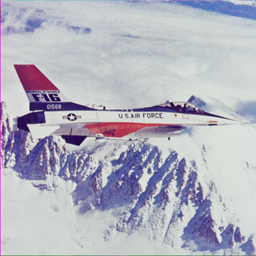
#> input picture 4.2.05.tiff, 256 x 256 px, shrunk from 512 x 512 before the run
$ python sop1enhance.py
#> lines starting #> are read from the running program, lines starting #| are printed output that depends on the picture
# ============================================================
# SOP1 Enhanced (2x2) – CIELAB Fast K-Means Visualization
# [ Original Image ] [ Quantized (Lab K-Means) ]
# [ CIELAB Sphere  ] [ Lab Palette Swatch     ]
# ============================================================

from PIL import Image
import numpy as np
import matplotlib.pyplot as plt
from mpl_toolkits.mplot3d import Axes3D  # noqa: F401
from skimage.color import rgb2lab, lab2rgb
import random

# ---------------- PARAMETERS ----------------
IMAGE_PATH = "4.2.05.tiff"
K = 8
MAX_ITER = 10
SEED = 1
SAMPLE_POINTS = 5000

# ---------------- HELPERS ----------------

def make_swatch_image(palette, swatch_height=70, swatch_width_per_color=50):
    w = swatch_width_per_color * len(palette)
    h = swatch_height
    img = Image.new("RGB", (w, h))
    for i, c in enumerate(palette):
        for x in range(i * swatch_width_per_color, (i + 1) * swatch_width_per_color):
            for y in range(h):
                img.putpixel((x, y), c)
    return img

def rgb_list_to_lab_array(pixels):
    arr = np.array(pixels, dtype=np.float32) / 255.0
    return rgb2lab(arr.reshape(-1, 1, 3)).reshape(-1, 3)

# ---------------- LAB K-MEANS ----------------

def kmeans_lab(pixels_rgb, K, max_iter=10, seed=None):
    rng = np.random.RandomState(seed)

    pixels_lab = rgb_list_to_lab_array(pixels_rgb)
    N = len(pixels_lab)
    K = min(K, N)

    centroids = pixels_lab[rng.choice(N, K, replace=False)].copy()
    mse_history = []

    for it in range(max_iter):
        clusters = [[] for _ in range(K)]
        mse = 0.0

        for p in pixels_lab:
            dists = np.sum((centroids - p) ** 2, axis=1)
            idx = int(np.argmin(dists))
            clusters[idx].append(p)
            mse += dists[idx]

        mse /= N
        mse_history.append(mse)
        print(f"[Lab] Iter {it}: MSE_Lab = {mse:.2f}")

        for k in range(K):
            if clusters[k]:
                centroids[k] = np.mean(clusters[k], axis=0)

    rgb_centroids = lab2rgb(centroids.reshape(-1, 1, 3)).reshape(-1, 3)
    rgb_centroids = np.clip(rgb_centroids * 255, 0, 255).astype(np.uint8)
    palette_rgb = [tuple(c) for c in rgb_centroids]

    return palette_rgb, centroids, mse_history

# ---------------- LAB QUANTIZATION ----------------

def quantize_image_lab(img, centroids_lab, palette_rgb):
    arr_rgb = np.array(img, dtype=np.float32) / 255.0
    lab_img = rgb2lab(arr_rgb)

    out = np.zeros_like(arr_rgb)
    for y in range(arr_rgb.shape[0]):
        for x in range(arr_rgb.shape[1]):
            dists = np.sum((centroids_lab - lab_img[y, x]) ** 2, axis=1)
            out[y, x] = np.array(palette_rgb[np.argmin(dists)]) / 255.0

    return Image.fromarray(np.clip(out * 255, 0, 255).astype(np.uint8))

# ---------------- LAB SPHERE PLOT ----------------

def plot_lab_sphere(ax, pixels_rgb, title):
    pts = np.array(pixels_rgb)
    if len(pts) > SAMPLE_POINTS:
        pts = pts[np.random.choice(len(pts), SAMPLE_POINTS, replace=False)]

    lab = rgb2lab((pts / 255.0).reshape(-1, 1, 3)).reshape(-1, 3)
    L, a, b = lab[:, 0], lab[:, 1], lab[:, 2]

    ax.set_xlim(-128, 128)
    ax.set_ylim(-128, 128)
    ax.set_zlim(0, 100)

    ax.set_xlabel("a* (green ↔ red)")
    ax.set_ylabel("b* (blue ↔ yellow)")
    ax.set_zlabel("L* (lightness)")
    ax.set_title(title)

    # Chroma circle at L* = 50
    theta = np.linspace(0, 2 * np.pi, 200)
    r = 80
    ax.plot(r*np.cos(theta), r*np.sin(theta), np.full_like(theta, 50),
            linestyle="--", linewidth=1)

    # Vertical L* axis
    ax.plot([0,0],[0,0],[0,100], color="black", linewidth=2)

    # Direction arrows
    ax.quiver(0,0,50,  90,0,0, arrow_length_ratio=0.08)
    ax.quiver(0,0,50, -90,0,0, arrow_length_ratio=0.08)
    ax.quiver(0,0,50,  0,90,0, arrow_length_ratio=0.08)
    ax.quiver(0,0,50,  0,-90,0, arrow_length_ratio=0.08)

    ax.scatter(a, b, L, c=pts/255.0, s=2, alpha=0.6)

# ---------------- MAIN ----------------

if __name__ == "__main__":
    orig = Image.open(IMAGE_PATH).convert("RGB")
#> orig is the input picture: PIL image 256x256 RGB; mean R, G, B 177.6, 177.9, 190.3
    pixels = list(orig.getdata())
#> pixels = 65536 items

    palette_rgb, centroids_lab, mse_hist = kmeans_lab(
        pixels, K, MAX_ITER, SEED
    )
#> in kmeans_lab, `N = len(pixels_lab)`: N = 65536
#> in kmeans_lab, `K = min(K, N)`: K = 8
#> in kmeans_lab, `centroids = pixels_lab[rng.choice(N, K, replace=False)].copy()`: centroids = [[77.68, 4.92, -0.493], [27.44, 22.88, -37.6], [78.81, -1.3, -2.72], [79.34, -0.662, -1.36], [81.46, -0.81, -1.97], [37.45, 15.7, -31.46], [82.8, -1.55, 0.0216], [84.49, -2.07, 0.397]]
#> the loop in kmeans_lab, `for it in range(max_iter):` made 10 passes
#> mse on passes 1 to 10: 122.8, 75.59, 68.69, 66.05, 64.02, 62.47, 61.06, 59.4, 58.21, 57.51
#| [Lab] Iter 0: MSE_Lab = 122.83
#| [Lab] Iter 1: MSE_Lab = 75.59
#| [Lab] Iter 2: MSE_Lab = 68.69
#| [Lab] Iter 3: MSE_Lab = 66.05
#| [Lab] Iter 4: MSE_Lab = 64.02
#| [Lab] Iter 5: MSE_Lab = 62.47
#| [Lab] Iter 6: MSE_Lab = 61.06
#| [Lab] Iter 7: MSE_Lab = 59.40
#> (further printed lines are left out)
#> after the loop in kmeans_lab, `for it in range(max_iter):`: centroids = [[54.38, 9.06, -18.19], [31.06, 39.04, -14.78], [67.94, 3.05, -8.33], [64.96, -20.68, 14.59], [78.21, -0.935, -2.92], [40.51, 16.31, -32.35], [83.08, -1.77, -0.0325], [87.16, -2.45, 1.6]]; mse_history = [122.8, 75.59, 68.69, 66.05, 64.02, 62.47, 61.06, 59.4, 58.21, 57.51]
#> in kmeans_lab, `rgb_centroids = lab2rgb(centroids.reshape(-1, 1, 3)).reshape(-1, 3)`: rgb_centroids = [[0.51, 0.495, 0.633], [0.469, 0.175, 0.38], [0.643, 0.645, 0.708], [0.503, 0.656, 0.513], [0.741, 0.761, 0.779], [0.36, 0.349, 0.582], [0.797, 0.815, 0.811], [0.842, 0.861, 0.844]]
#> in kmeans_lab, `rgb_centroids = np.clip(rgb_centroids * 255, 0, 255).astype(np.uint8)`: rgb_centroids = [[130, 126, 161], [119, 44, 96], [163, 164, 180], [128, 167, 130], [188, 194, 198], [91, 88, 148], [203, 207, 206], [214, 219, 215]]
#> in kmeans_lab, `palette_rgb = [tuple(c) for c in rgb_centroids]`: palette_rgb = [(130, 126, 161), (119, 44, 96), (163, 164, 180), (128, 167, 130), (188, 194, 198), (91, 88, 148), (203, 207, 206), (214, 219, 215)]
#> centroids_lab has the same summary as centroids in kmeans_lab; mse_hist has the same summary as mse_history in kmeans_lab
    final_mse = mse_hist[-1]
#> final_mse = 57.51

    quant = quantize_image_lab(orig, centroids_lab, palette_rgb)
#> in quantize_image_lab, `lab_img = rgb2lab(arr_rgb)`: lab_img: shape (256, 256, 3) float32; mean of channels 0, 1, 2 72.6, 3.1, -6.5
#> after the loop in quantize_image_lab, `for y in range(arr_rgb.shape[0]):`: out: shape (256, 256, 3) float32; mean of channels 0, 1, 2 0.697, 0.698, 0.746
#> in quantize_image_lab, `return Image.fromarray(np.clip(out * 255, 0, 255).astype(np.uint8))`:
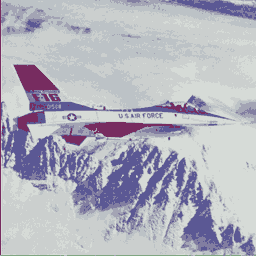
#> returned value: PIL image 256x256 RGB; mean R, G, B 177.8, 178, 190.1
    swatch = make_swatch_image(palette_rgb)
#> in make_swatch_image, `w = swatch_width_per_color * len(palette)`: w = 400
#> in make_swatch_image, `img = Image.new("RGB", (w, h))`: img: PIL image 400x70 RGB; every value is 0
#> the loop in make_swatch_image, `for i, c in enumerate(palette):` made 8 passes
#> after the loop in make_swatch_image, `for i, c in enumerate(palette):`:
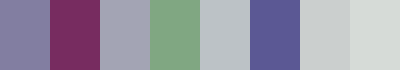
#> img: PIL image 400x70 RGB; mean R, G, B 154.5, 151.1, 166.8

    # -------- 2x2 FIGURE --------
    fig = plt.figure(figsize=(12, 8))
    gs = fig.add_gridspec(2, 2, height_ratios=[3, 2], hspace=0.35, wspace=0.25)

    fig.suptitle(
        f"CIELAB Fast K-Means Visualization (Final MSE_Lab = {final_mse:.2f})",
        fontsize=13
    )

    ax1 = fig.add_subplot(gs[0, 0])
    ax1.imshow(orig)
    ax1.set_title("Original image")
    ax1.axis("off")

    ax2 = fig.add_subplot(gs[0, 1])
    ax2.imshow(quant)
    ax2.set_title(f"Quantized (Lab K-Means, K={K})")
    ax2.axis("off")

    ax3 = fig.add_subplot(gs[1, 0], projection="3d")
    plot_lab_sphere(ax3, pixels, 'CIELAB Perceptual Space')
#> in plot_lab_sphere, `L, a, b = lab[:, 0], lab[:, 1], lab[:, 2]`: L = 5000 values, max 92.75 at index 67, min 7.98 at index 2690, mean 72.93; a = 5000 values, max 62.6 at index 2875, min -29.27 at index 1162, mean 2.96; b = 5000 values, max 21.88 at index 1162, min -45.91 at index 3991, mean -6.28

    ax4 = fig.add_subplot(gs[1, 1])
    ax4.imshow(np.array(swatch))
    ax4.set_title("Lab-based palette swatch")
    ax4.axis("off")

    plt.show()
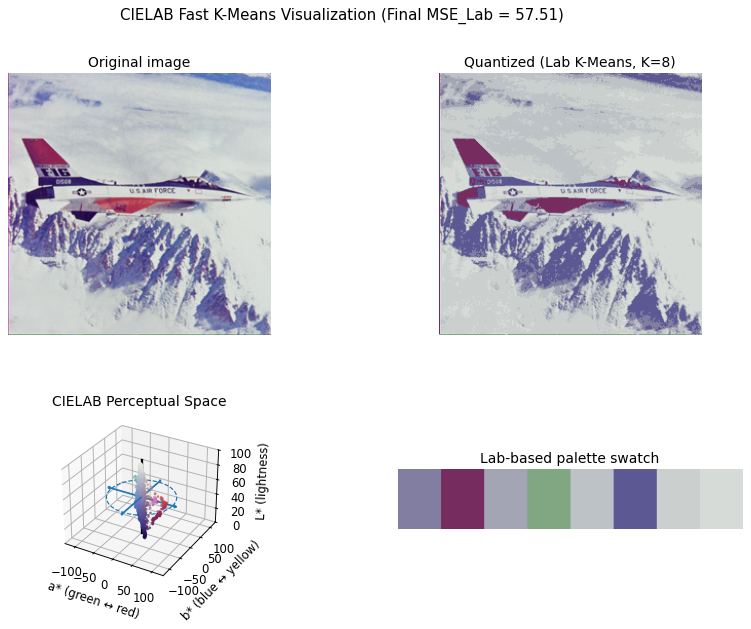
#> figure drawn by matplotlib, 4 panels

$ run again, with 4.1.06.tiff copied over 4.2.05.tiff
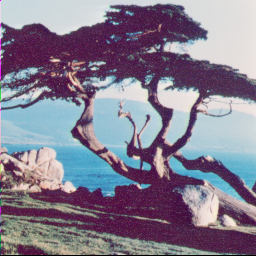
#> input picture 4.1.06.tiff, 256 x 256 px
#> orig is the input picture: PIL image 256x256 RGB; mean R, G, B 132.2, 124.9, 143.3
#> pixels = 65536 items
#> N = 65536
#> K = 8
#> in kmeans_lab, `centroids = pixels_lab[rng.choice(N, K, replace=False)].copy()`: centroids = [[75.7, -11.71, -13.59], [74.49, -12.28, -13.8], [21.95, 31.02, -16.19], [23.91, 26.38, -22.51], [86.89, -2.13, -2.4], [16.45, 35.4, -25.02], [65.03, -4.4, 3.18], [89.18, 1.52, 1.09]]
#> the loop in kmeans_lab, `for it in range(max_iter):` made 10 passes
#> mse on passes 1 to 8: 147.1, 89.56, 82.56, 80.91, 80.09, 79.55, 79.13, 78.75
#> (printed output is left out)
#> after the loop in kmeans_lab, `for it in range(max_iter):`: centroids = [[75.6, -9.92, -12.33], [63.97, -14.3, -22.39], [22.39, 23.21, -13.19], [35.94, 10.51, -8.91], [83.15, -3.62, -4.25], [20.76, 31.28, -17.51], [59.28, -0.484, 4.99], [86.43, 2.55, 2.45]]; mse_history = [147.1, 89.56, 82.56, 80.91, 80.09, 79.55, 79.13, 78.75, 78.29, 77.12]
#> in kmeans_lab, `rgb_centroids = lab2rgb(centroids.reshape(-1, 1, 3)).reshape(-1, 3)`: rgb_centroids = [[0.596, 0.756, 0.817], [0.359, 0.644, 0.762], [0.305, 0.157, 0.288], [0.373, 0.311, 0.388], [0.768, 0.822, 0.843], [0.32, 0.114, 0.299], [0.571, 0.559, 0.526], [0.876, 0.841, 0.83]]
#> in kmeans_lab, `rgb_centroids = np.clip(rgb_centroids * 255, 0, 255).astype(np.uint8)`: rgb_centroids = [[151, 192, 208], [91, 164, 194], [77, 40, 73], [95, 79, 98], [195, 209, 214], [81, 29, 76], [145, 142, 134], [223, 214, 211]]
#> in kmeans_lab, `palette_rgb = [tuple(c) for c in rgb_centroids]`: palette_rgb = [(151, 192, 208), (91, 164, 194), (77, 40, 73), (95, 79, 98), (195, 209, 214), (81, 29, 76), (145, 142, 134), (223, 214, 211)]
#> `palette_rgb, centroids_lab, mse_hist = kmeans_lab( pixels, K, MAX_ITER..`: centroids_lab has the same summary as centroids in kmeans_lab; mse_hist has the same summary as mse_history in kmeans_lab
#> final_mse = 77.12
#> lab_img: shape (256, 256, 3) float32; mean of channels 0, 1, 2 53, 8.1, -8.3
#> w = 400
#> the loop in make_swatch_image, `for i, c in enumerate(palette):` made 8 passes
#> after the loop in make_swatch_image, `for i, c in enumerate(palette):`:
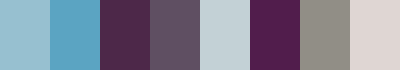
#> img: PIL image 400x70 RGB; mean R, G, B 132.2, 133.6, 151
#> L = 5000 values, max 93.17 at index 4810, min 0 at index 159, mean 53.36; a = 5000 values, max 86.68 at index 1391, min -54.62 at index 2003, mean 7.96; b = 5000 values, max 38.14 at index 2003, min -57.85 at index 2334, mean -8.33
#> `plt.show()`:
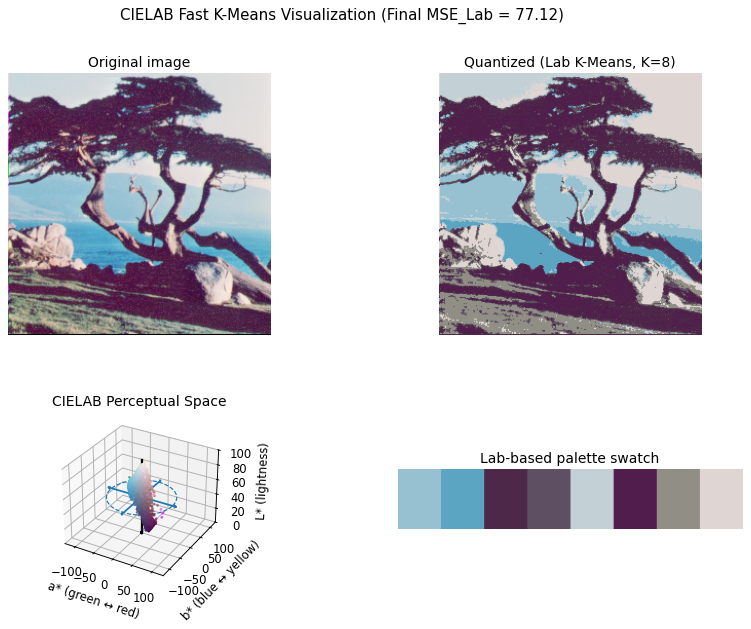
#> figure drawn by matplotlib, 4 panels
